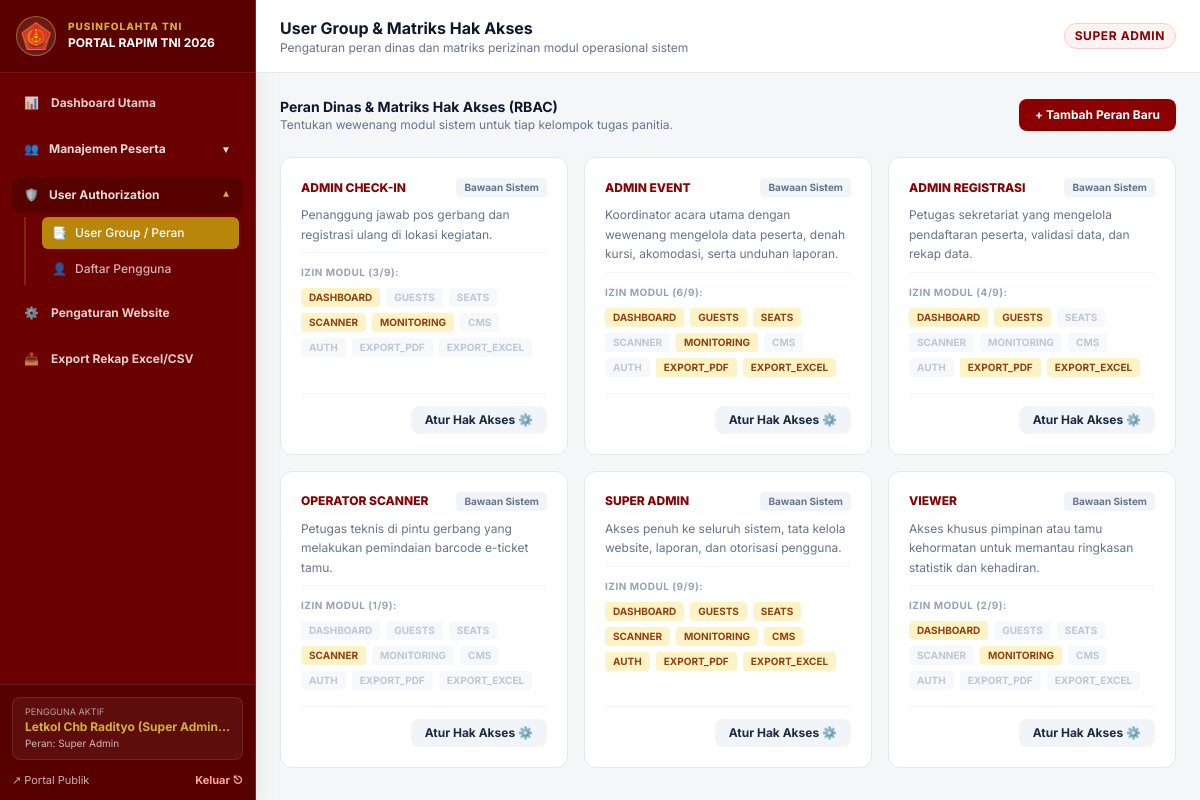
Page /admin/roles.php (signed in) on the committed database.
### tables this page shows
CREATE TABLE IF NOT EXISTS `website_settings` (
  `id` INT NOT NULL AUTO_INCREMENT,
  `setting_key` VARCHAR(50) NOT NULL UNIQUE,
  `setting_value` LONGTEXT NOT NULL,
  `updated_at` TIMESTAMP DEFAULT CURRENT_TIMESTAMP ON UPDATE CURRENT_TIMESTAMP,
  PRIMARY KEY (`id`)
);

CREATE TABLE IF NOT EXISTS `roles` (
  `id` VARCHAR(50) NOT NULL,
  `name` VARCHAR(100) NOT NULL,
  `description` TEXT,
  `permissions` LONGTEXT NOT NULL,
  `is_system` TINYINT(1) DEFAULT 0,
  `created_at` TIMESTAMP DEFAULT CURRENT_TIMESTAMP,
  PRIMARY KEY (`id`)
);

### config.php (called while the page is built, shortened)
<?php
function get_db() {
    static $pdo = null;
    if ($pdo === null) {
        try {
            $dsn = "mysql:host=" . DB_HOST . ";dbname=" . DB_NAME . ";charset=utf8mb4";
            $pdo = new PDO($dsn, DB_USER, DB_PASS, [
                PDO::ATTR_ERRMODE => PDO::ERRMODE_EXCEPTION,
                PDO::ATTR_DEFAULT_FETCH_MODE => PDO::FETCH_ASSOC,
                PDO::ATTR_EMULATE_PREPARES => false,
            ]);
        } catch (PDOException $e) {
            return null;
        }
    }
    return $pdo;
}
function get_site_settings() {
    $defaults = [
        'nama_sistem' => 'PORTAL RAPIM TNI 2026',
        'subjudul' => 'Sistem Informasi Presensi, Akreditasi, dan Tata Kelola Kedinasan',
        'footer' => 'PUSAT INFORMASI PENGOLAHAN DATA TENTARA NASIONAL INDONESIA (PUSINFOLAHTA TNI)',
        'theme_preset' => 'TNI_MERAH_EMAS',
        'primary_color' => '#8B0000',
        'secondary_color' => '#6B0000',
        'gold_accent' => '#B8860B',
        'gold_light' => '#D4AF37',
        'sidebar_color' => '#6B0000',
        'navbar_color' => '#8B0000',
        'button_color' => '#9B6A35',
        'accent_color' => '#B8860B',
        'bg_color' => '#F5F6F8',
        'card_color' => '#FFFFFF',
        'text_primary' => '#1F2937',
        'text_secondary' => '#6B7280',
        'border_color' => '#E5E7EB',
        'logo_header' => '/assets/images/logo-tni-rapim.png',
        'logo_sidebar' => '/assets/images/logo-tni-rapim.png',
        'banner_login' => '',
        'label_matra' => 'Matra',
        'label_pangkat' => 'Pangkat',
        'label_korps' => 'Korps',
        'label_satuan' => 'Kesatuan / Kotama',
        'label_jabatan' => 'Jabatan Dinas',
        'label_kategori' => 'Kategori Undangan'
    ];
    $db = get_db();
    if ($db) {
        try {
            $stmt = $db->query("SELECT setting_value FROM website_settings WHERE setting_key = 'site_settings' LIMIT 1");
            $row = $stmt->fetch();
            if ($row && !empty($row['setting_value'])) {
                $saved = json_decode($row['setting_value'], true);
                if (is_array($saved)) {
                    $settings = array_merge($defaults, $saved);
                    return $settings;
                }
            }
        } catch (Exception $e) {}
    }
    $settings = $defaults;
    return $settings;
}
function current_user() {
    return $_SESSION['admin_user'] ?? null;
}
function clean($str) {
    return htmlspecialchars(trim((string)$str), ENT_QUOTES, 'UTF-8');
}

### admin/auth_check.php (called while the page is built, shortened)
<?php
require_once __DIR__ . '/../config.php';
$currentUser = current_user();
$settings = get_site_settings();

### admin/roles.php (the view, shortened to what this page needs)
<?php
$pageTitle = 'User Group & Matriks Hak Akses';
$pageSubtitle = 'Pengaturan peran dinas dan matriks perizinan modul operasional sistem';
require_once __DIR__ . '/layout_top.php';
$db = get_db();
$ALL_PERMS = [
    'DASHBOARD' => 'Dashboard Ringkasan & Statistik',
    'GUESTS' => 'Manajemen Data Peserta (Direktori)',
    'SEATS' => 'Alokasi Kursi Pleno & Wisma',
    'SCANNER' => 'Scan Barcode Gate Masuk',
    'MONITORING' => 'Monitoring Presensi Realtime',
    'CMS' => 'Management Website & Tema',
    'AUTH' => 'User Authorization (Akun & Role)',
    'EXPORT_PDF' => 'Unduh Laporan / Tiket PDF',
    'EXPORT_EXCEL' => 'Ekspor Rekapitulasi Excel/CSV'
];
$roles = $db->query("SELECT * FROM roles ORDER BY id ASC")->fetchAll();
?>
<div class="space-y-6">
    <div class="flex items-center justify-between">
        <div>
            <h2 class="text-sm font-bold text-slate-900">Peran Dinas & Matriks Hak Akses (RBAC)</h2>
            <p class="text-xs text-slate-500">Tentukan wewenang modul sistem untuk tiap kelompok tugas panitia.</p>
        </div>
        <button onclick="document.getElementById('modalAddRole').classList.remove('hidden')" class="px-4 py-2 bg-[#8B0000] hover:bg-[#6B0000] text-white text-xs font-bold rounded-lg shadow-sm">
            + Tambah Peran Baru
        </button>
    </div>
    <div class="grid grid-cols-1 md:grid-cols-2 lg:grid-cols-3 gap-4">
        <?php foreach ($roles as $r):
            $perms = json_decode($r['permissions'], true) ?: [];
        ?>
        <div class="bg-white rounded-xl border border-slate-200 p-5 shadow-2xs space-y-4 flex flex-col justify-between">
            <div class="space-y-2">
                <div class="flex items-center justify-between">
                    <span class="text-xs font-extrabold text-[#8B0000] uppercase"><?= clean($r['name']) ?></span>
                    <?php if ($r['is_system']): ?>
                    <span class="text-[10px] px-2 py-0.5 rounded bg-slate-100 text-slate-500 font-bold">Bawaan Sistem</span>
                    <?php endif; ?>
                </div>
                <p class="text-xs text-slate-500 leading-relaxed"><?= clean($r['description']) ?></p>
                <div class="pt-3 border-t border-slate-100">
                    <span class="text-[10px] font-bold text-slate-400 uppercase tracking-wider block mb-2">
                        Izin Modul (<?= count($perms) ?>/<?= count($ALL_PERMS) ?>):
                    </span>
                    <div class="flex flex-wrap gap-1.5">
                        <?php foreach ($ALL_PERMS as $code => $label):
                            $has = in_array($code, $perms);
                        ?>
                        <span class="px-2 py-0.5 rounded text-[10px] font-bold <?= $has ? 'bg-amber-100 text-amber-800' : 'bg-slate-100 text-slate-400 opacity-60' ?>">
                            <?= $code ?>
                        </span>
                        <?php endforeach; ?>
                    </div>
                </div>
            </div>
            <div class="pt-3 border-t border-slate-100 text-right">
                <button onclick='openEditPerms(<?= json_encode($r) ?>)' class="px-3.5 py-1.5 bg-slate-100 hover:bg-slate-200 text-slate-800 text-xs font-bold rounded-lg transition">
                    Atur Hak Akses ⚙️
                </button>
            </div>
        </div>
        <?php endforeach; ?>
    </div>
</div>
<?php require_once __DIR__ . '/layout_bottom.php'; ?>

### admin/layout_top.php (shortened to what this page needs)
<?php
require_once __DIR__ . '/auth_check.php';
$currentPage = basename($_SERVER['PHP_SELF']);
$sidebarColor = !empty($settings['sidebar_color']) ? $settings['sidebar_color'] : '#6B0000';
$logoSrc = !empty($settings['logo_sidebar']) ? $settings['logo_sidebar'] : '/assets/images/logo-tni-rapim.png';
$isPesertaOpen = in_array($currentPage, ['guests.php', 'allocation.php', 'scanner.php', 'monitoring.php']);
$isAuthOpen = in_array($currentPage, ['users.php', 'roles.php']);
?>
<!DOCTYPE html>
<html lang="id">
<head>
    <script src="https://cdn.tailwindcss.com"></script>
</head>
<body class="bg-[#F5F6F8] text-[#1F2937] flex min-h-screen">
    <aside class="w-64 text-white flex flex-col flex-shrink-0 min-h-screen border-r border-[#B8860B]/30 shadow-xl select-none" style="background-color: <?= htmlspecialchars($sidebarColor) ?>;">
        <div class="p-4 border-b border-white/10 flex items-center gap-3 bg-black/15">
            <div class="w-10 h-10 rounded-full bg-white/10 border border-[#D4AF37]/50 p-1 flex items-center justify-center flex-shrink-0">
                <img src="<?= htmlspecialchars($logoSrc) ?>" alt="Logo" class="w-full h-full object-contain">
            </div>
            <div class="min-w-0">
                <span class="text-[10px] font-extrabold text-[#D4AF37] tracking-widest uppercase block leading-none truncate">
                    PUSINFOLAHTA TNI
                </span>
                <span class="text-xs font-bold text-white block truncate mt-1">
                    <?= clean($settings['nama_sistem']) ?>
                </span>
            </div>
        </div>
        <nav class="p-3 space-y-1.5 flex-1 overflow-y-auto custom-scrollbar">
            <a href="/admin/dashboard.php" class="flex items-center gap-3 px-3 py-2.5 rounded-lg text-xs font-bold transition <?= $currentPage === 'dashboard.php' ? 'bg-[#B8860B] text-white shadow-md border-l-4 border-white' : 'text-white/80 hover:bg-white/10 hover:text-white' ?>">
                <span>📊</span>
                <span>Dashboard Utama</span>
            </a>
            <div class="pt-1">
                <button type="button" onclick="toggleSubmenu('sub-peserta')" class="w-full flex items-center justify-between px-3 py-2.5 rounded-lg text-xs font-bold text-white/85 hover:bg-white/10 transition <?= $isPesertaOpen ? 'text-[#D4AF37] bg-black/20' : '' ?>">
                    <div class="flex items-center gap-2.5">
                        <span>👥</span>
                        <span>Manajemen Peserta</span>
                    </div>
                    <span id="arrow-peserta" class="text-[10px] transform transition <?= $isPesertaOpen ? 'rotate-180 text-[#D4AF37]' : '' ?>">▼</span>
                </button>
            </div>
            <div class="pt-1">
                <button type="button" onclick="toggleSubmenu('sub-auth')" class="w-full flex items-center justify-between px-3 py-2.5 rounded-lg text-xs font-bold text-white/85 hover:bg-white/10 transition <?= $isAuthOpen ? 'text-[#D4AF37] bg-black/20' : '' ?>">
                    <div class="flex items-center gap-2.5">
                        <span>🛡️</span>
                        <span>User Authorization</span>
                    </div>
                    <span id="arrow-auth" class="text-[10px] transform transition <?= $isAuthOpen ? 'rotate-180 text-[#D4AF37]' : '' ?>">▼</span>
                </button>
                <div id="sub-auth" class="mt-1 pl-4 pr-1 space-y-1 border-l-2 border-[#B8860B]/30 ml-3 <?= $isAuthOpen ? '' : 'hidden' ?>">
                    <a href="/admin/roles.php" class="flex items-center gap-2 px-2.5 py-2 rounded-md text-xs font-medium transition <?= $currentPage === 'roles.php' ? 'bg-[#B8860B] text-white font-bold' : 'text-white/70 hover:bg-white/10 hover:text-white' ?>">
                        <span>📑</span>
                        <span>User Group / Peran</span>
                    </a>
                    <a href="/admin/users.php" class="flex items-center gap-2 px-2.5 py-2 rounded-md text-xs font-medium transition <?= $currentPage === 'users.php' ? 'bg-[#B8860B] text-white font-bold' : 'text-white/70 hover:bg-white/10 hover:text-white' ?>">
                        <span>👤</span>
                        <span>Daftar Pengguna</span>
                    </a>
                </div>
            </div>
            <div class="pt-1">
                <a href="/admin/website.php" class="flex items-center gap-3 px-3 py-2.5 rounded-lg text-xs font-bold transition <?= $currentPage === 'website.php' ? 'bg-[#B8860B] text-white shadow-md border-l-4 border-white' : 'text-white/80 hover:bg-white/10 hover:text-white' ?>">
                    <span>⚙️</span>
                    <span>Pengaturan Website</span>
                </a>
            </div>
            <div class="pt-1">
                <a href="/api.php?action=export_guests_csv" class="flex items-center gap-3 px-3 py-2.5 rounded-lg text-xs font-bold text-white/80 hover:bg-white/10 hover:text-white transition">
                    <span>📥</span>
                    <span>Export Rekap Excel/CSV</span>
                </a>
            </div>
        </nav>
        <div class="p-3 border-t border-white/10 space-y-2 bg-black/20 text-xs">
            <div class="px-3 py-2 rounded-lg bg-white/5 border border-white/10">
                <span class="text-[9px] text-white/60 uppercase block leading-tight">Pengguna Aktif</span>
                <span class="font-bold text-[#D4AF37] truncate block text-xs mt-0.5">
                    <?= clean($currentUser['nama']) ?>
                </span>
                <span class="text-[10px] text-white/70 block">
                    Peran: <?= clean($currentUser['role']) ?>
                </span>
            </div>
            <div class="flex items-center justify-between pt-1">
                <a href="/" target="_blank" class="text-white/70 hover:text-white text-[11px] flex items-center gap-1">
                    <span>↗ Portal Publik</span>
                </a>
                <a href="/logout.php" class="text-red-300 hover:text-red-100 text-[11px] font-bold">
                    Keluar ⎋
                </a>
            </div>
        </div>
    </aside>
    <div class="flex-1 flex flex-col min-w-0">
        <header class="bg-white border-b border-slate-200 px-6 py-4 flex items-center justify-between shadow-2xs">
            <div>
                <h1 class="text-base font-bold text-slate-900"><?= isset($pageTitle) ? clean($pageTitle) : 'Portal Panitia' ?></h1>
                <p class="text-xs text-slate-500"><?= isset($pageSubtitle) ? clean($pageSubtitle) : 'Sistem Kedinasan RAPIM TNI 2026' ?></p>
            </div>
            <div class="flex items-center gap-2">
                <span class="px-2.5 py-1 rounded-full bg-red-50 border border-red-200 text-[#8B0000] text-xs font-bold uppercase tracking-wider">
                    <?= clean($currentUser['role']) ?>
                </span>
            </div>
        </header>
        <main class="flex-1 p-6 overflow-y-auto">

### admin/layout_bottom.php (shortened to what this page needs)
        </main>
    </div>
</body>
</html>

### admin/layout_top.php (style rules this page uses)
body { font-family: 'Inter', sans-serif; }

### rows in the picture
website_settings: setting_value "PORTAL RAPIM TNI 2026"
roles: name "ADMIN CHECK-IN", is_system "Bawaan Sistem", description "Penanggung jawab pos gerbang dan registrasi ulang di lokasi kegiatan.", permissions "3", code "DASHBOARD", code "GUESTS", code "SEATS", code "SCANNER", code "MONITORING", code "CMS", code "AUTH", code "EXPORT_PDF", code "EXPORT_EXCEL"
roles: name "ADMIN EVENT", is_system "Bawaan Sistem", description "Koordinator acara utama dengan wewenang mengelola data peserta, denah kursi, akomodasi, serta unduhan laporan.", permissions "6", code "DASHBOARD", code "GUESTS", code "SEATS", code "SCANNER", code "MONITORING", code "CMS", code "AUTH", code "EXPORT_PDF", code "EXPORT_EXCEL"
roles: name "ADMIN REGISTRASI", is_system "Bawaan Sistem", description "Petugas sekretariat yang mengelola pendaftaran peserta, validasi data, dan rekap data.", permissions "4", code "DASHBOARD", code "GUESTS", code "SEATS", code "SCANNER", code "MONITORING", code "CMS", code "AUTH", code "EXPORT_PDF", code "EXPORT_EXCEL"
roles: name "OPERATOR SCANNER", is_system "Bawaan Sistem", description "Petugas teknis di pintu gerbang yang melakukan pemindaian barcode e-ticket tamu.", permissions "1", code "DASHBOARD", code "GUESTS", code "SEATS", code "SCANNER", code "MONITORING", code "CMS", code "AUTH", code "EXPORT_PDF", code "EXPORT_EXCEL"
roles: name "SUPER ADMIN", is_system "Bawaan Sistem", description "Akses penuh ke seluruh sistem, tata kelola website, laporan, dan otorisasi pengguna.", permissions "9", code "DASHBOARD", code "GUESTS", code "SEATS", code "SCANNER", code "MONITORING", code "CMS", code "AUTH", code "EXPORT_PDF", code "EXPORT_EXCEL"
roles: name "VIEWER", is_system "Bawaan Sistem", description "Akses khusus pimpinan atau tamu kehormatan untuk memantau ringkasan statistik dan kehadiran.", permissions "2", code "DASHBOARD", code "GUESTS", code "SEATS", code "SCANNER", code "MONITORING", code "CMS", code "AUTH", code "EXPORT_PDF", code "EXPORT_EXCEL"

### other values in the picture
$currentUser['nama'] "Letkol Chb Radityo (Super Admin…"
$currentUser['role'] "Super Admin"
$pageTitle "User Group & Matriks Hak Akses"
$pageSubtitle "Pengaturan peran dinas dan matriks perizinan modul operasional sistem"
$currentUser['role'] "SUPER ADMIN"
